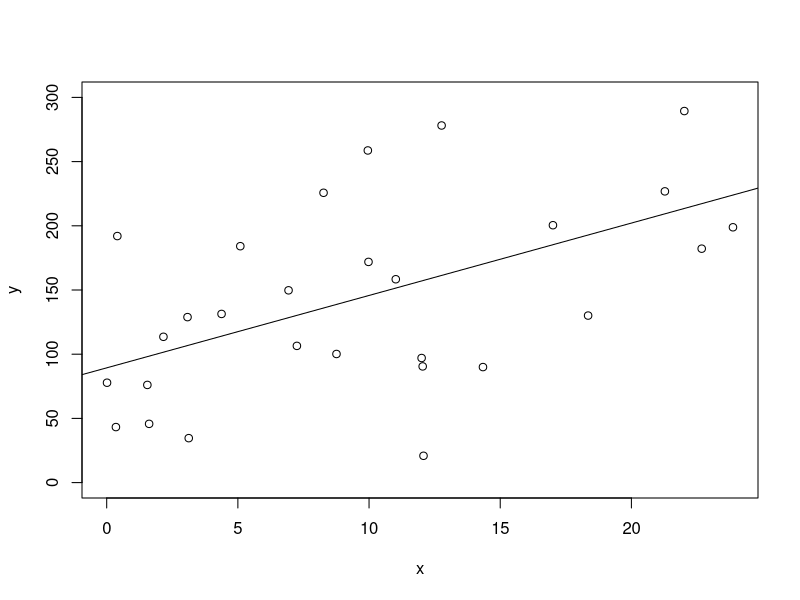
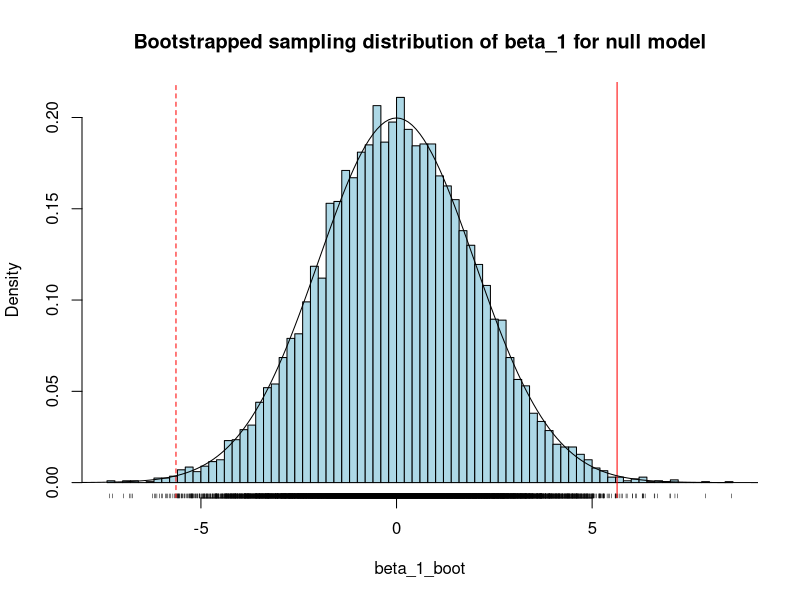

Here is the R script that generated these plots, in order:
#' ---
#' title: Solution to bootstrap *p*-value
#' author: Brett Melbourne
#' date: 22 Sep 2022
#' output:
#'     github_document
#' ---

#' The task is to bootstrap a *p*-value for the slope $\beta_1$. We derived this
#' algorithm in class in group work.
#' 
#' Algorithm:
#' ```
#' Fit full model (y = beta_0 + beta_1 * x + e)
#' Record estimated beta_1 and sigma_e
#' Fit null model (y = beta_0 + e)
#' Record estimated beta_0
#' Repeat very many times
#'     generate data from the null model
#'     fit the full model
#'     record the estimated beta_1 (call this beta_1_boot)
#' Calculate the frequency beta_1_boot is as large or larger than beta_1_obs
#' ```
#' 

#' Generate some fake data to work with. Your algorithm will use your own
#' dataset. This example has a loose relationship with large $\sigma_e$.

set.seed(11.5) #make example reproducible
n <- 30  #size of dataset
b0 <- 100 #true y intercept
b1 <- 7 #true slope
s <- 100  #true standard deviation of the errors
x <- runif(n, min=0, max=25) #nb while we have used runif, x is not a random variable
y <- b0 + b1 * x + rnorm(n, sd=s) #random sample of y from the population


#' Fit full model (y = beta_0 + beta_1 * x + e)

fit_m1 <- lm(y ~ x)

#' Visualize data with fitted full model

plot(x, y, ylim=c(0, 300))
abline(fit_m1)

#' Record estimated beta_1 and sigma_e

beta_1 <- coef(fit_m1)[2]
sigma_e <- sqrt(sum(fit_m1$residuals ^ 2) / fit_m1$df.residual)

#' Fit null model (y = beta_0 + e)

fit_m0 <- lm(y ~ 1)

#' Record estimated beta_0 for the null model

beta_0_null <- coef(fit_m0)[1]

#' Bootstrap algorithm
#+ results=FALSE

reps <- 10000
beta_1_boot <- rep(NA, reps)
for ( i in 1:reps ) {
    
#   generate data from the null model
    y_boot <- beta_0_null + rnorm(n, mean=0, sd=sigma_e)
    
#	fit the full model
    fit_m1_boot <- lm(y_boot ~ x)
    
#	record the estimated beta_1
    beta_1_boot[i] <- coef(fit_m1_boot)[2]
    
    if ( i %% 1000 == 0 ) print(paste(100*i/reps,"%",sep="")) #monitoring
    
}

#' Calculate two-tailed *p*-value, which is the notion that the magnitude of the
#' observed $\beta_1$ is at issue and not its specific sign, so we need to
#' consider magnitudes of $\beta_1$ of either sign in the sampling distribution.

sum(abs(beta_1_boot) >= abs(beta_1)) / reps
#sum( beta_1_boot >= beta_1 | beta_1_boot <= -beta_1 ) / reps #equivalent

#' Compare our version of the bootstrap *p*-value to the classical *p*-value.
#' It's very similar for these data. The appropriate *p*-value is on line `x`.

summary(fit_m1)$coefficients

#' Visualize the bootstrap distribution.

hist(beta_1_boot, freq=FALSE, breaks=100, col="lightblue", main=
         "Bootstrapped sampling distribution of beta_1 for null model")
rug(beta_1_boot, ticksize=0.01)
abline(v=beta_1, col="red")
abline(v=-beta_1, col="red", lty=2)
lines(seq(-10,10,0.1), dnorm(seq(-10,10,0.1), mean=0, sd=sd(beta_1_boot)))

#' As usual, the histogram shows the bootstrapped sampling distribution. I have
#' added a rug plot, which puts a tickmark for each bootstrap replicate, useful
#' here to visualize the tails. I have also added a solid red line to show the
#' observed (fitted) value for $\beta_1$ and a dashed red line to show the value
#' of $-\beta_1$ indicating a slope of the same magnitude but in the negative
#' direction. Bootstrap samples outside these lines are the values "as large or
#' larger than" the observed magnitude of $\beta_1$. I have also overlaid a
#' Normal distribution on the histogram. We see that the sampling distribution
#' for $\beta_1$ tends Normal, as expected from theory based on the assumptions
#' of the null model.
#'
#' Here we've used $\beta_1$ straight up as the test statistic. If we instead
#' use the *t* statistic (i.e. divide $\beta_1$ by its standard error), which
#' matches the setup of the classical test, we find that the *p*-value is almost
#' identical to the classical test. These are both valid *p*-values, just for
#' different test statistics.
